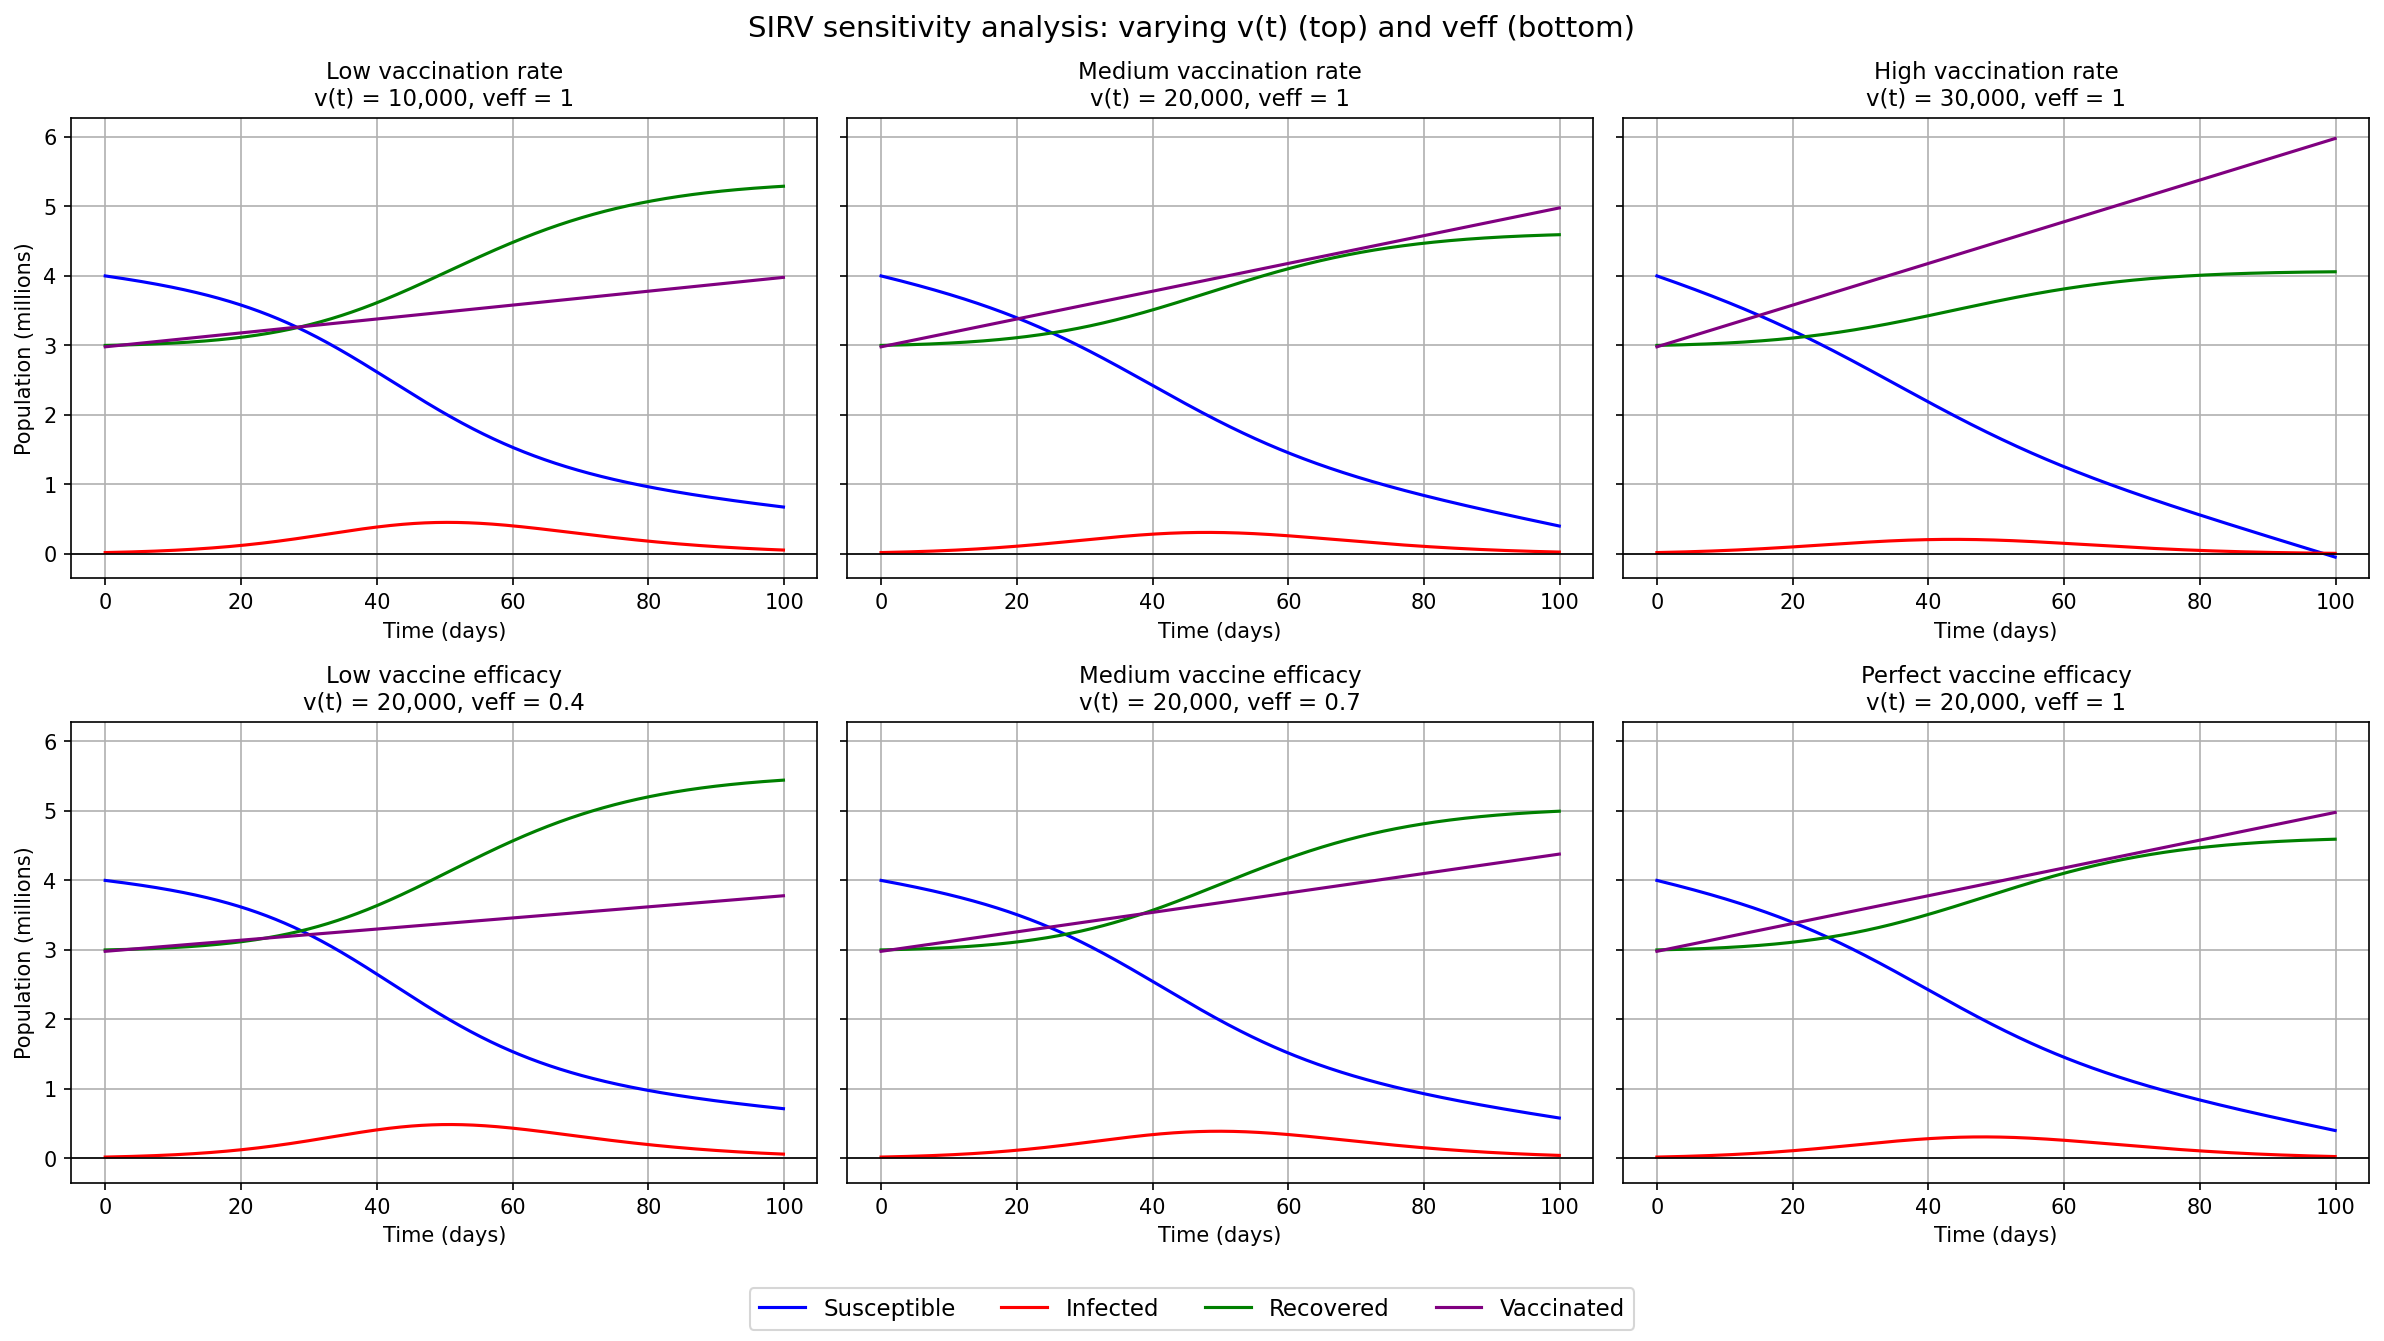

Write Python code to recreate this figure.
"""
Sensitivity analysis of the SIRV model (essay section 1.8, Appendix 1).

Uses a hypothetical population (N = 10,000,000) and fixed beta, gamma to see
how the curves change when varying:
  - the vaccination rate v(t), with veff = 1          (essay Figures 3-5)
  - the vaccine efficacy veff, with v(t) = 20,000     (essay Figures 6-8)
"""
import numpy as np
import matplotlib.pyplot as plt

# Hypothetical initial conditions and parameters (essay Tables 3 and 4)
N = 10_000_000
S0, I0, R0, V0 = 4_000_000, 20_000, 3_000_000, 2_980_000
beta, gamma = 0.5, 0.1
days, dt = 100, 0.1


def simulate_sirv(v_rate, veff):
    """Solve the SIRV model with a constant vaccination rate using Euler's method."""
    time = np.arange(0, days, dt)
    S, I, R, V = (np.zeros(len(time)) for _ in range(4))
    S[0], I[0], R[0], V[0] = S0, I0, R0, V0

    for n in range(1, len(time)):
        new_infections = beta * S[n-1] * I[n-1] / N
        vaccinated = veff * v_rate
        S[n] = S[n-1] + (-new_infections - vaccinated) * dt
        I[n] = I[n-1] + (new_infections - gamma * I[n-1]) * dt
        R[n] = R[n-1] + (gamma * I[n-1]) * dt
        V[n] = V[n-1] + vaccinated * dt

    return time, S, I, R, V


scenarios = [
    # (v(t), veff, panel title)
    (10_000, 1.0, "Low vaccination rate\nv(t) = 10,000, veff = 1"),
    (20_000, 1.0, "Medium vaccination rate\nv(t) = 20,000, veff = 1"),
    (30_000, 1.0, "High vaccination rate\nv(t) = 30,000, veff = 1"),
    (20_000, 0.4, "Low vaccine efficacy\nv(t) = 20,000, veff = 0.4"),
    (20_000, 0.7, "Medium vaccine efficacy\nv(t) = 20,000, veff = 0.7"),
    (20_000, 1.0, "Perfect vaccine efficacy\nv(t) = 20,000, veff = 1"),
]

fig, axes = plt.subplots(2, 3, figsize=(16, 9), sharey=True)

print(f"{'v(t)':>8} {'veff':>5} {'Peak infected':>15} {'Minimum S':>12}")
for ax, (v_rate, veff, title) in zip(axes.flat, scenarios):
    time, S, I, R, V = simulate_sirv(v_rate, veff)
    print(f"{v_rate:>8,} {veff:>5} {I.max():>15,.0f} {S.min():>12,.0f}")

    ax.plot(time, S / 1e6, label="Susceptible", color="blue")
    ax.plot(time, I / 1e6, label="Infected", color="red")
    ax.plot(time, R / 1e6, label="Recovered", color="green")
    ax.plot(time, V / 1e6, label="Vaccinated", color="purple")
    ax.axhline(0, color="black", linewidth=0.8)
    ax.set_title(title, fontsize=11)
    ax.set_xlabel("Time (days)")
    ax.grid(True)

axes[0, 0].set_ylabel("Population (millions)")
axes[1, 0].set_ylabel("Population (millions)")
handles, labels = axes[0, 0].get_legend_handles_labels()
fig.legend(handles, labels, loc="lower center", ncol=4, fontsize=11)
fig.suptitle("SIRV sensitivity analysis: varying v(t) (top) and veff (bottom)", fontsize=14)
fig.tight_layout(rect=(0, 0.05, 1, 1))

print("\nNote: at v(t) = 30,000 the susceptible population goes negative, because")
print("the model keeps removing veff * v(t) people per day even when S reaches 0.")

plt.savefig("sensitivity_analysis.png", dpi=150, bbox_inches="tight")
plt.show()
